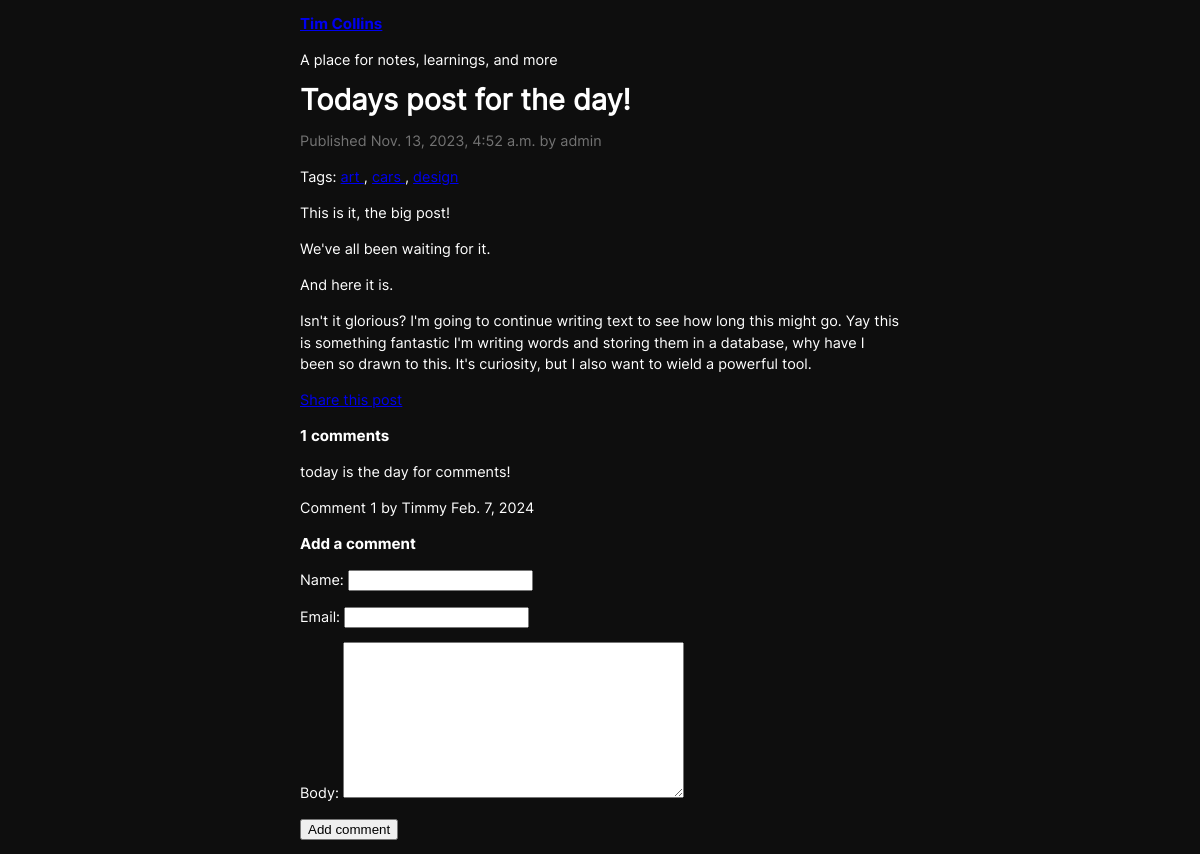
The page /blog/2023/11/13/todays-post-for-the-day/ on the database its author committed.
### blog/models.py (models this page shows, shortened)
class Post(models.Model):
  class Status(models.TextChoices):
    DRAFT = 'DF', 'Draft'
    PUBLISHED = 'PB', 'Published'
  title = models.CharField(max_length=250)
  slug = models.SlugField(max_length=250,
                          unique_for_date='publish')
  author = models.ForeignKey(User,on_delete=models.CASCADE,
                             related_name='blog_posts')
  body = models.TextField()
  publish = models.DateTimeField(default=timezone.now)
  created = models.DateTimeField(auto_now_add=True)
  updated = models.DateTimeField(auto_now=True)
  status = models.CharField(max_length=2,
                            choices=Status.choices,
                            default=Status.DRAFT)
  objects = models.Manager()
  published = PublishedManager()
  class Meta:
    ordering = ['-publish']
    indexes = [
      models.Index(fields=['-publish']),
    ]
  tags = TaggableManager()

class Comment(models.Model):
    post = models.ForeignKey(Post, on_delete=models.CASCADE, related_name='comments')
    name = models.CharField(max_length=80)
    email = models.EmailField()
    body = models.TextField()
    created = models.DateField(auto_now_add=True)
    updated = models.DateField(auto_now=True)
    active = models.BooleanField(default=True)
    class Meta:
        ordering  = ['created']
        indexes = [
            models.Index(fields=['created'])
        ]

### blog/views.py (the view)
def post_detail(request, year, month, day, post):
   post = get_object_or_404(Post,
                           status=Post.Status.PUBLISHED,
                           slug=post,
                           publish__year=year,
                           publish__month=month,
                           publish__day=day)
   form = CommentForm()
   comments = post.comments.filter(active=True)
   return render(request, 'blog/post/detail.html',
                {'post': post, 'comments': comments, 'form': form})

### blog/forms.py
class CommentForm(forms.ModelForm):
  class Meta:
    model = Comment
    fields = ['name','email','body']

### blog/templates/blog/post/detail.html (shortened to what this page needs)
{% extends "blog/base.html" %}
{% block content %}
  <h1>{{ post.title }}</h1>
  <p class="date">
    Published {{ post.publish }} by {{ post.author }}
  </p>
  <p class="tags">
    Tags:
      {% for tag in post.tags.all %}
        <a href="{% url "blog:post_list_by_tag" tag.slug %}">
        </a>
      {% if not forloop.last %}, {% endif %}
      {% endfor %}
  </p>
  {{ post.body|linebreaks }}
  <p>
    <a href="{% url "blog:post_share" post.id %}"> Share this post </a>
  </p>
  {% with comments.count as total_comments %}
    <h2>
      {{ total_comments}} comments{{ total_comments|pluralize }}
    </h2>
    {% endwith %}
    {% for comment in comments %}
      <div class="comment">
        {{ comment.body|linebreaks }}
        <p class="info">
          Comment {{ forloop.counter }} by {{ comment.name }}
          {{ comment.created }}
        </p>
      </div>
      {% empty %}
      <p>There are no comments</p>
      {% endfor %}
      {% include "blog/post/includes/comment_form.html" %}
  {% endblock %}

### blog/templates/blog/base.html (shortened to what this page needs)
{% load static  %}
<!DOCTYPE html>
<html>
  <head>
    <link rel="stylesheet" href="{% static "css/blog.css" %}">
  </head>
  <body>
    <div class="container">
      <div id="sidebar">
        <h2><a href="{% url 'blog:post_list' %}">Tim Collins</a></h2>
        <p>A place for notes, learnings, and more</p>
      </div>
      <div id="content">
        {% block content %}
        {% endblock %}
      </div>
  </div>
  </body>
</html>

### blog/templates/blog/post/includes/comment_form.html (shortened to what this page needs)
<h2>Add a comment</h2>
<form action="{% url "blog:post_comment" post.id %}" method="post" >
  {{ form.as_p }}
  <p>
    <input type="submit" value="Add comment">
  </p>
</form>

### blog/static/css/blog.css (style rules this page uses)
body { font-family: 'MyCustomFont', sans-serif; color: white; background-color: rgb(14, 14, 14); font-size: .9em; line-height: 1.50em; }
H2 { font-family: 'Bold', sans-serif; font-weight: Bold; font-size: 1.05em; }
.container { margin-left: auto; margin-right: auto; width: 600px; }
.date { color: #737373; }

### rows shown on the page
Post: title "Todays post for the day!", publish "Nov. 13, 2023, 4:52 a.m.", author "admin", body "This is it, the big post! We've all been waiting for it. And here it is. Isn't it glorious? I'm going to continue writing text to see how long this might go. Yay this is something fantastic I'm writing words and storing them in a database, why have I been so drawn to this. It's curiosity, but I also want to wield a powerful tool."
Comment: body "today is the day for comments!", name "Timmy", created "Feb. 7, 2024"

### other values the page prints
{{ total_comments }} "1"
